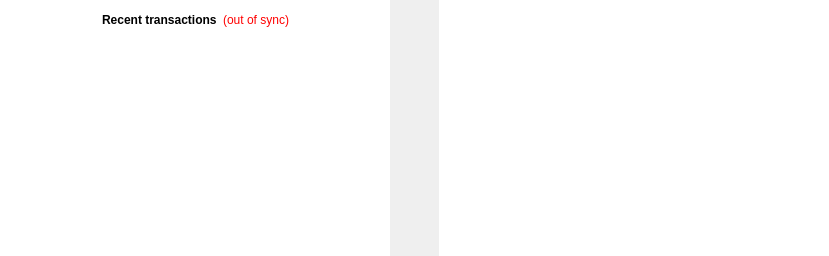
    <widget class="QFrame" name="frame_7">
     <property name="frameShape">
      <enum>QFrame::NoFrame</enum>
     </property>
     <property name="frameShadow">
      <enum>QFrame::Raised</enum>
     </property>
     <layout class="QGridLayout" name="gridLayout_3">
      <property name="leftMargin">
       <number>0</number>
      </property>
      <property name="topMargin">
       <number>0</number>
      </property>
      <property name="rightMargin">
       <number>0</number>
      </property>
      <property name="bottomMargin">
       <number>0</number>
      </property>
      <property name="horizontalSpacing">
       <number>9</number>
      </property>
      <item row="0" column="0">
       <widget class="QFrame" name="frame_3">
        <property name="minimumSize">
         <size>
          <width>390</width>
          <height>0</height>
         </size>
        </property>
        <property name="maximumSize">
         <size>
          <width>600</width>
          <height>16777215</height>
         </size>
        </property>
        <property name="styleSheet">
         <string notr="true">background-color: rgb(255, 255, 255);</string>
        </property>
        <property name="frameShape">
         <enum>QFrame::NoFrame</enum>
        </property>
        <property name="frameShadow">
         <enum>QFrame::Raised</enum>
        </property>
        <property name="lineWidth">
         <number>-1</number>
        </property>
        <layout class="QGridLayout" name="gridLayout">
         <property name="leftMargin">
          <number>1</number>
         </property>
         <property name="topMargin">
          <number>1</number>
         </property>
         <property name="rightMargin">
          <number>1</number>
         </property>
         <property name="bottomMargin">
          <number>1</number>
         </property>
         <property name="spacing">
          <number>1</number>
         </property>
         <item row="0" column="0">
          <layout class="QVBoxLayout" name="verticalLayout_3">
           <item>
            <widget class="QFrame" name="frame_2">
             <property name="frameShape">
              <enum>QFrame::NoFrame</enum>
             </property>
             <property name="frameShadow">
              <enum>QFrame::Raised</enum>
             </property>
             <property name="lineWidth">
              <number>-1</number>
             </property>
             <layout class="QVBoxLayout" name="verticalLayout">
              <item>
               <layout class="QHBoxLayout" name="horizontalLayout_2">
                <item>
                 <spacer name="horizontalSpacer_3">
                  <property name="orientation">
                   <enum>Qt::Horizontal</enum>
                  </property>
                  <property name="sizeHint" stdset="0">
                   <size>
                    <width>40</width>
                    <height>20</height>
                   </size>
                  </property>
                 </spacer>
                </item>
                <item>
                 <widget class="QLabel" name="label_4">
                  <property name="styleSheet">
                   <string notr="true">color: rgb(0, 0, 0);</string>
                  </property>
                  <property name="text">
                   <string>&lt;b&gt;Recent transactions&lt;/b&gt;</string>
                  </property>
                 </widget>
                </item>
                <item>
                 <widget class="QLabel" name="labelTransactionsStatus">
                  <property name="toolTip">
                   <string>The displayed information may be out of date. Your wallet automatically synchronizes with the bitFlowers network after a connection is established, but this process has not completed yet.</string>
                  </property>
                  <property name="styleSheet">
                   <string notr="true">QLabel { color: red; }</string>
                  </property>
                  <property name="text">
                   <string notr="true">(out of sync)</string>
                  </property>
                  <property name="alignment">
                   <set>Qt::AlignRight|Qt::AlignTrailing|Qt::AlignVCenter</set>
                  </property>
                 </widget>
                </item>
                <item>
                 <spacer name="horizontalSpacer">
                  <property name="orientation">
                   <enum>Qt::Horizontal</enum>
                  </property>
                  <property name="sizeHint" stdset="0">
                   <size>
                    <width>40</width>
                    <height>20</height>
                   </size>
                  </property>
                 </spacer>
                </item>
               </layout>
              </item>
              <item>
               <widget class="QListView" name="listTransactions">
                <property name="styleSheet">
                 <string notr="true">QListView { background: transparent; }</string>
                </property>
                <property name="frameShape">
                 <enum>QFrame::NoFrame</enum>
                </property>
                <property name="verticalScrollBarPolicy">
                 <enum>Qt::ScrollBarAlwaysOff</enum>
                </property>
                <property name="horizontalScrollBarPolicy">
                 <enum>Qt::ScrollBarAlwaysOff</enum>
                </property>
                <property name="selectionMode">
                 <enum>QAbstractItemView::NoSelection</enum>
                </property>
               </widget>
              </item>
             </layout>
            </widget>
           </item>
          </layout>
         </item>
        </layout>
       </widget>
      </item>
      <item row="0" column="2">
       <widget class="QFrame" name="frame_6">
        <property name="minimumSize">
         <size>
          <width>390</width>
          <height>256</height>
         </size>
        </property>
        <property name="styleSheet">
         <string notr="true">background-color: rgb(255, 255, 255);</string>
        </property>
        <property name="frameShape">
         <enum>QFrame::NoFrame</enum>
        </property>
        <property name="frameShadow">
         <enum>QFrame::Raised</enum>
        </property>
        <property name="lineWidth">
         <number>0</number>
        </property>
        <layout class="QGridLayout" name="gridLayout_2">
         <item row="0" column="0">
          <widget class="QLabel" name="label_8">
           <property name="maximumSize">
            <size>
             <width>250</width>
             <height>250</height>
            </size>
           </property>
           <property name="text">
            <string/>
           </property>
           <property name="pixmap">
            <pixmap resource="../bitcoin.qrc">:/images/about</pixmap>
           </property>
           <property name="scaledContents">
            <bool>true</bool>
           </property>
          </widget>
         </item>
        </layout>
       </widget>
      </item>
      <item row="0" column="1">
       <spacer name="horizontalSpacer_6">
        <property name="orientation">
         <enum>Qt::Horizontal</enum>
        </property>
        <property name="sizeHint" stdset="0">
         <size>
          <width>40</width>
          <height>20</height>
         </size>
        </property>
       </spacer>
      </item>
     </layout>
    </widget>
